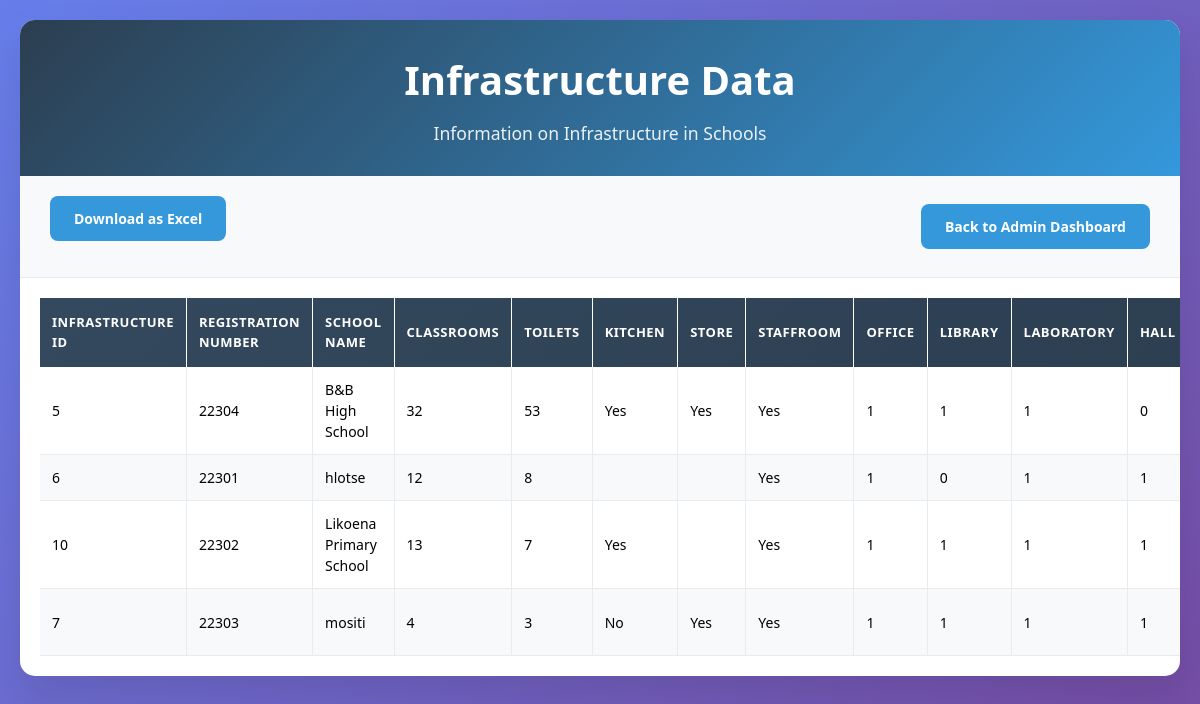
The page /view-infrastructure.php (signed in) on the database its author committed.
### tables this page shows
CREATE TABLE `infrastructure` (
  `infrastructure_id` int(11) NOT NULL,
  `school_id` int(11) NOT NULL,
  `classrooms` int(11) DEFAULT NULL,
  `toilets` int(11) DEFAULT NULL,
  `kitchen` enum('Yes','No') DEFAULT NULL,
  `store` enum('Yes','No') DEFAULT NULL,
  `staffroom` enum('Yes','No') DEFAULT NULL,
  `office` int(11) DEFAULT NULL,
  `library` int(11) DEFAULT NULL,
  `laboratory` int(11) DEFAULT NULL,
  `hall` int(11) DEFAULT NULL,
  `playgrounds` varchar(255) NOT NULL,
  `created_at` timestamp NOT NULL DEFAULT current_timestamp()
);

CREATE TABLE `schools` (
  `school_id` int(11) NOT NULL,
  `principal_name` varchar(30) NOT NULL,
  `principal_surname` varchar(30) NOT NULL,
  `gender` varchar(7) NOT NULL,
  `phone_number` int(15) NOT NULL,
  `email_address` varchar(100) NOT NULL,
  `constituency` varchar(100) DEFAULT NULL,
  `centre` varchar(100) DEFAULT NULL,
  `cluster` varchar(50) DEFAULT NULL,
  `typeofschool` varchar(50) DEFAULT NULL,
  `school_name` varchar(100) NOT NULL,
  `registration_number` varchar(50) NOT NULL,
  `male_teachers` int(11) NOT NULL,
  `female_teachers` int(11) NOT NULL,
  `total_teachers` int(11) DEFAULT 0,
  `council` varchar(50) NOT NULL,
  `village` varchar(50) NOT NULL,
  `user_id` int(11) DEFAULT NULL,
  `created_at` timestamp NOT NULL DEFAULT current_timestamp()
);

### view-infrastructure.php (the view, shortened to what this page needs)
<?php
$servername = "localhost";
$username = "root";
$password = "";
$dbname = "moet1";
$conn = new mysqli($servername, $username, $password, $dbname);
$sql = "
    SELECT i.*, s.registration_number, s.school_name
    FROM infrastructure i
    JOIN schools s ON i.school_id = s.school_id
    WHERE i.created_at IN (
        SELECT MAX(created_at)
        FROM infrastructure
        GROUP BY school_id
    )
    ORDER BY s.school_name
";
$result = $conn->query($sql);
if ($result->num_rows > 0) {
    $infrastructureData = [];
    while ($row = $result->fetch_assoc()) {
        $infrastructureData[] = $row;
    }
} else {
    $infrastructureData = [];
}
?>
<!DOCTYPE html>
<html lang="en">
<head>
    <link href="https://cdn.jsdelivr.net/npm/tailwindcss@2.2.19/dist/tailwind.min.css" rel="stylesheet">
</head>
<body>
    <div class="container">
        <div class="header">
            <h1>Infrastructure Data</h1>
            <p>Information on Infrastructure in Schools</p>
        </div>
        <div class="controls">
            <form method="POST" class="mb-4 text-center">
                <button type="submit" name="download" class="btn btn-primary">Download as Excel</button>
            </form>
            <a href="Admin.php" class="btn btn-primary">Back to Admin Dashboard</a>
        </div>
        <div class="table-container">
            <table>
                <thead>
                    <tr>
                        <th>Infrastructure ID</th>
                        <th>Registration Number</th>
                        <th>School Name</th>
                        <th>Classrooms</th>
                        <th>Toilets</th>
                        <th>Kitchen</th>
                        <th>Store</th>
                        <th>Staffroom</th>
                        <th>Office</th>
                        <th>Library</th>
                        <th>Laboratory</th>
                        <th>Hall</th>
                    </tr>
                </thead>
                <tbody>
                    <?php if (!empty($infrastructureData)): ?>
                        <?php foreach ($infrastructureData as $infrastructure): ?>
                            <tr>
                                <td><?php echo htmlspecialchars($infrastructure['infrastructure_id']); ?></td>
                                <td><?php echo htmlspecialchars($infrastructure['registration_number']); ?></td>
                                <td><?php echo htmlspecialchars($infrastructure['school_name']); ?></td>
                                <td><?php echo htmlspecialchars($infrastructure['classrooms']); ?></td>
                                <td><?php echo htmlspecialchars($infrastructure['toilets']); ?></td>
                                <td><?php echo htmlspecialchars($infrastructure['kitchen']); ?></td>
                                <td><?php echo htmlspecialchars($infrastructure['store']); ?></td>
                                <td><?php echo htmlspecialchars($infrastructure['staffroom']); ?></td>
                                <td><?php echo htmlspecialchars($infrastructure['office']); ?></td>
                                <td><?php echo htmlspecialchars($infrastructure['library']); ?></td>
                                <td><?php echo htmlspecialchars($infrastructure['laboratory']); ?></td>
                                <td><?php echo htmlspecialchars($infrastructure['hall']); ?></td>
                            </tr>
                        <?php endforeach; ?>
                    <?php else: ?>
                        <tr>
                            <td colspan="13" class="no-data">No data available</td>
                        </tr>
                    <?php endif; ?>
                </tbody>
            </table>
        </div>
    </div>
</body>
</html>

### view-infrastructure.php (style rules this page uses)
* { margin: 0; padding: 0; box-sizing: border-box; }
body { font-family: 'Segoe UI', Tahoma, Geneva, Verdana, sans-serif; background: linear-gradient(135deg, #667eea 0%, #764ba2 100%); min-height: 100vh; padding: 20px; }
.container { max-width: 1400px; margin: 0 auto; background: white; border-radius: 15px; box-shadow: 0 20px 40px rgba(0, 0, 0, 0.1); overflow: hidden; }
.header { background: linear-gradient(135deg, #2c3e50 0%, #3498db 100%); color: white; padding: 30px; text-align: center; }
.header h1 { font-size: 2.5rem; margin-bottom: 10px; font-weight: 700; }
.header p { font-size: 1.1rem; opacity: 0.9; }
.controls { padding: 20px 30px; background: #f8f9fa; border-bottom: 1px solid #e9ecef; display: flex; justify-content: space-between; align-items: center; flex-wrap: wrap; gap: 15px; }
.btn { padding: 12px 24px; border: none; border-radius: 8px; font-size: 14px; font-weight: 600; cursor: pointer; transition: all 0.3s ease; text-decoration: none; display: inline-flex; align-items: center; gap: 8px; }
.btn-primary { background: #3498db; color: white; }
.table-container { overflow-x: auto; max-height: 70vh; padding: 20px; }
table { width: 100%; border-collapse: collapse; font-size: 14px; }
thead { background: linear-gradient(135deg, #34495e 0%, #2c3e50 100%); color: white; position: sticky; top: 0; z-index: 10; }
th { padding: 15px 12px; text-align: left; font-weight: 600; font-size: 13px; text-transform: uppercase; letter-spacing: 0.5px; border-right: 1px solid rgba(255, 255, 255, 0.1); }
tbody tr { transition: all 0.3s ease; }
tbody tr:nth-child(even) { background: #f8f9fa; }
td { padding: 12px; border-bottom: 1px solid #e9ecef; border-right: 1px solid #e9ecef; vertical-align: middle; }

### rows shown on the page
infrastructure: infrastructure_id "5", school.registration_number "22304", school.school_name "B&B High School", classrooms "32", toilets "53", kitchen "Yes", store "Yes", staffroom "Yes", office "1", library "1", laboratory "1", hall "0"
infrastructure: infrastructure_id "6", school.registration_number "22301", school.school_name "hlotse", classrooms "12", toilets "8", staffroom "Yes", office "1", library "0", laboratory "1", hall "1"
infrastructure: infrastructure_id "10", school.registration_number "22302", school.school_name "Likoena Primary School", classrooms "13", toilets "7", kitchen "Yes", staffroom "Yes", office "1", library "1", laboratory "1", hall "1"
infrastructure: infrastructure_id "7", school.registration_number "22303", school.school_name "mositi", classrooms "4", toilets "3", kitchen "No", store "Yes", staffroom "Yes", office "1", library "1", laboratory "1", hall "1"
